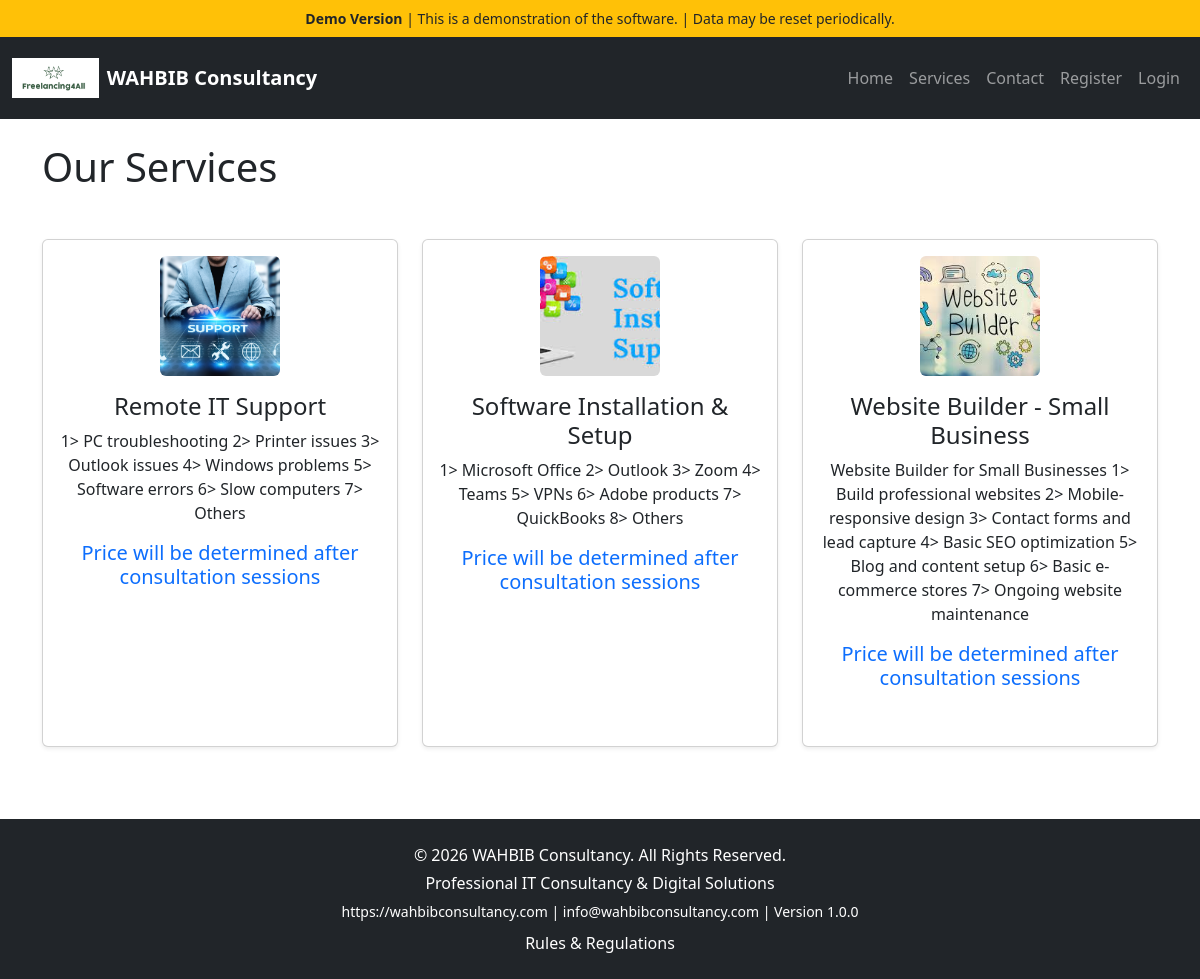
The app's page /public/index.php?page=services with its own data.
### tables this page shows
CREATE TABLE `services` (
  `id` int(11) NOT NULL AUTO_INCREMENT,
  `title` varchar(255) NOT NULL,
  `description` text NOT NULL,
  `created_at` timestamp NOT NULL DEFAULT current_timestamp(),
  `price` decimal(10,2) NOT NULL DEFAULT 0.00,
  `image` varchar(255) DEFAULT NULL,
  PRIMARY KEY (`id`)
);

### public/index.php (called while the page is built, shortened)
<?php
require_once ROOT_PATH . '/routes.php';

### app/views/public/services.php (the view)
<?php
require CONFIG_PATH . '/database.php';
require dirname(__DIR__) . '/layouts/header-public.php';
$stmt = $pdo->query("
    SELECT * FROM services
    ORDER BY created_at DESC
");
$services = $stmt->fetchAll();
?>
<h1 class="mb-5">
    Our Services
</h1>
<div class="row">
    <?php foreach ($services as $service): ?>
        <div class="col-md-4">
            <div class="card shadow-sm mb-4 h-100">
                <div class="card-body text-center">
                    <?php if (!empty($service['image'])): ?>
                        <img
                            src="../public/uploads/<?= htmlspecialchars($service['image']) ?>"
                            alt="<?= htmlspecialchars($service['title']) ?>"
                            class="img-fluid rounded mb-3"
                            style="
                                width:120px;
                                height:120px;
                                object-fit:cover;
                            ">
                    <?php endif; ?>
                    <h4 class="card-title">
                        <?= htmlspecialchars($service['title']) ?>
                    </h4>
                    <p class="card-text">
                        <?= htmlspecialchars($service['description']) ?>
                    </p>
                    <h5 class="mt-3 text-primary">
                        <p>Price will be determined after consultation sessions</p>
                    </h5>
                </div>
            </div>
        </div>
    <?php endforeach; ?>
</div>
<?php require dirname(__DIR__) . '/layouts/footer.php'; ?>

### records on screen
services: image (picture), title "Remote IT Support", description "1> PC troubleshooting 2> Printer issues 3> Outlook issues 4> Windows problems 5> Software errors 6> Slow computers 7> Others"
services: image (picture), title "Software Installation & Setup", description "1> Microsoft Office 2> Outlook 3> Zoom 4> Teams 5> VPNs 6> Adobe products 7> QuickBooks 8> Others"
services: image (picture), title "Website Builder - Small Business", description "Website Builder for Small Businesses 1> Build professional websites 2> Mobile-responsive design 3> Contact forms and lead capture 4> Basic SEO optimization 5> Blog and content setup 6> Basic e-commerce stores 7> Ongoing website maintenance"

### other values on screen
COMPANY_NAME "WAHBIB Consultancy"
PRODUCT_COPYRIGHT "© 2026 WAHBIB Consultancy. All Rights Reserved."
COMPANY_TAGLINE "Professional IT Consultancy & Digital Solutions"
COMPANY_WEBSITE "https://wahbibconsultancy.com"
COMPANY_EMAIL "info@wahbibconsultancy.com"
PRODUCT_VERSION "1.0.0"
